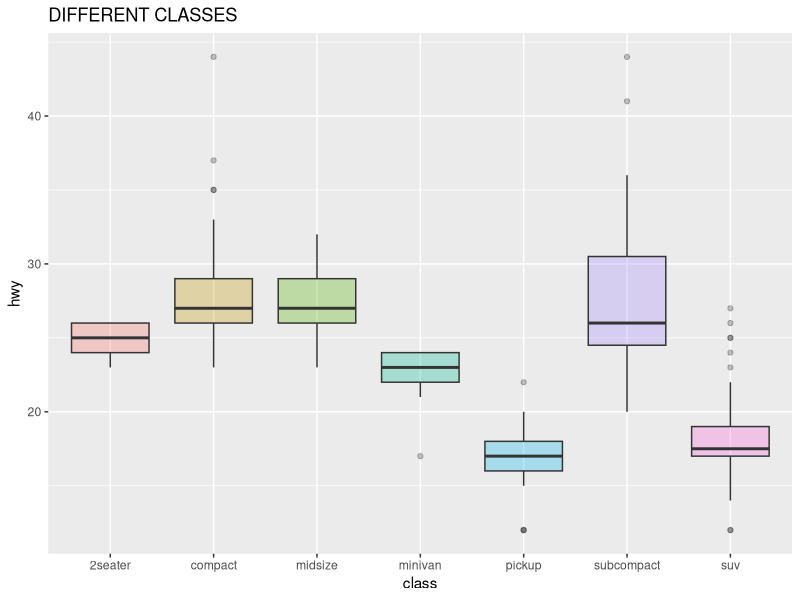
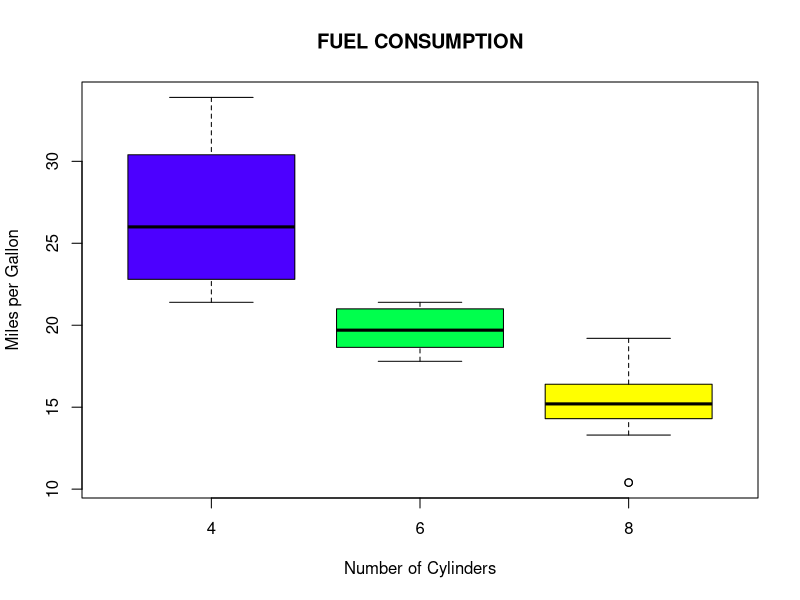

These figures' R source, in order:
#1. Create a box and whisker plot by class using mtcars dataset.


library(ggplot2)

ggplot(mpg, aes(x=class, y=hwy,fill=class, font.main=3)) +  
         ggtitle(toupper("Different Classes")) +
  geom_boxplot(alpha=0.3) +theme(legend.position="none")

#another way 

boxplot(mpg~cyl, data=mtcars, 
        main= toupper("Fuel Consumption"), font.main=3, 
        col= topo.colors(3), xlab="Number of Cylinders", 
        ylab="Miles per Gallon")
